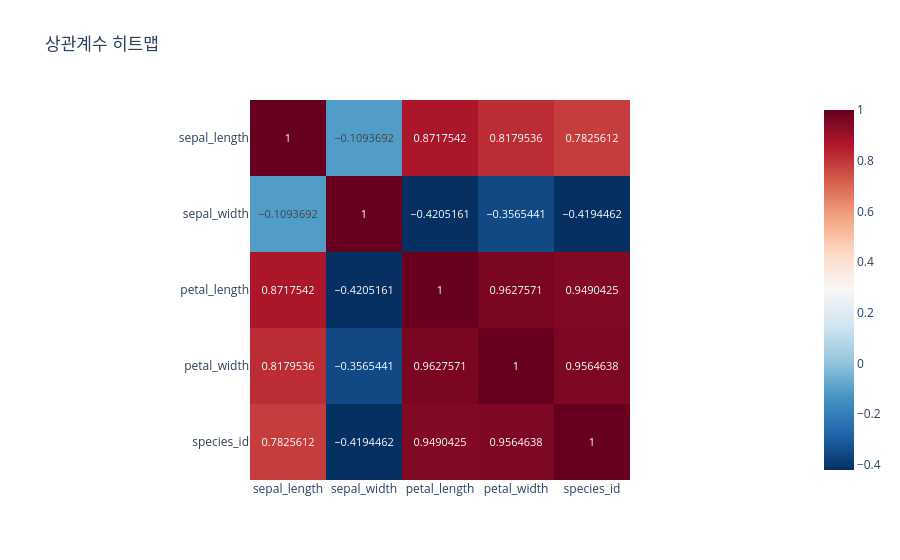

Notebook code cell kept with this figure:
### Code cell
# 연습 문제 4번 풀이 공간
fig_iris_heatmap = px.imshow(iris_corr, color_continuous_scale='RdBu_r', title='상관계수 히트맵', text_auto=True) # 이 곳에 코드를 작성하고 fig_iris_heatmap.show() 로 확인하세요.
fig_iris_heatmap.show()

### Figure 1 — Plotly figure (JSON) as saved in the notebook; plotly's stock layout.template omitted (floating-point values rounded to 4 significant figures)
{"data": [{"coloraxis": "coloraxis", "hovertemplate": "x: %{x}<br>y: %{y}<br>color: %{z}<extra></extra>", "name": "0", "texttemplate": "%{z}", "type": "heatmap", "x": ["sepal_length", "sepal_width", "petal_length", "petal_width", "species_id"], "xaxis": "x", "y": ["sepal_length", "sepal_width", "petal_length", "petal_width", "species_id"], "yaxis": "y", "z": [[1, -0.1094, 0.8718, 0.818, 0.7826], [-0.1094, 1, -0.4205, -0.3565, -0.4194], [0.8718, -0.4205, 1, 0.9628, 0.949], [0.818, -0.3565, 0.9628, 1, 0.9565], [0.7826, -0.4194, 0.949, 0.9565, 1]]}], "layout": {"coloraxis": {"colorscale": [[0, "rgb(5,48,97)"], [0.1, "rgb(33,102,172)"], [0.2, "rgb(67,147,195)"], [0.3, "rgb(146,197,222)"], [0.4, "rgb(209,229,240)"], [0.5, "rgb(247,247,247)"], [0.6, "rgb(253,219,199)"], [0.7, "rgb(244,165,130)"], [0.8, "rgb(214,96,77)"], [0.9, "rgb(178,24,43)"], [1, "rgb(103,0,31)"]]}, "title": {"text": "상관계수 히트맵"}, "xaxis": {"anchor": "y", "constrain": "domain", "domain": [0, 1], "scaleanchor": "y"}, "yaxis": {"anchor": "x", "autorange": "reversed", "constrain": "domain", "domain": [0, 1]}}}
